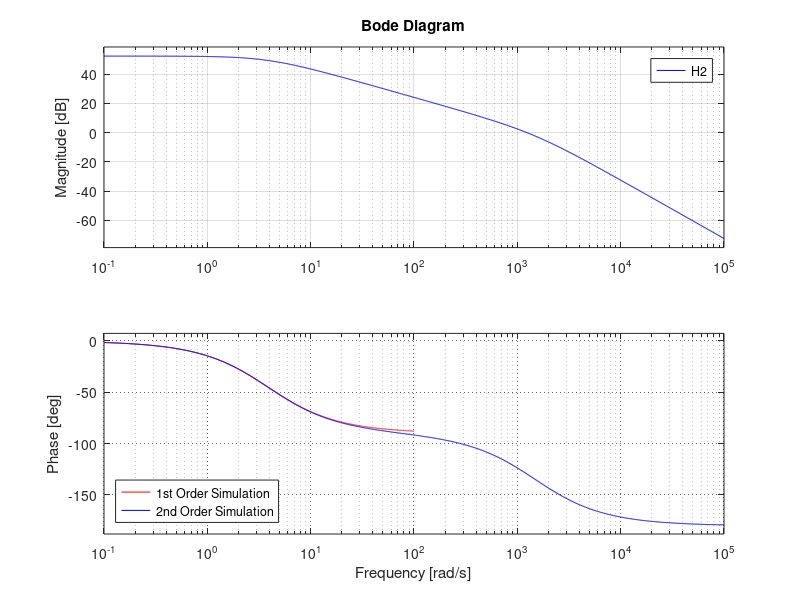
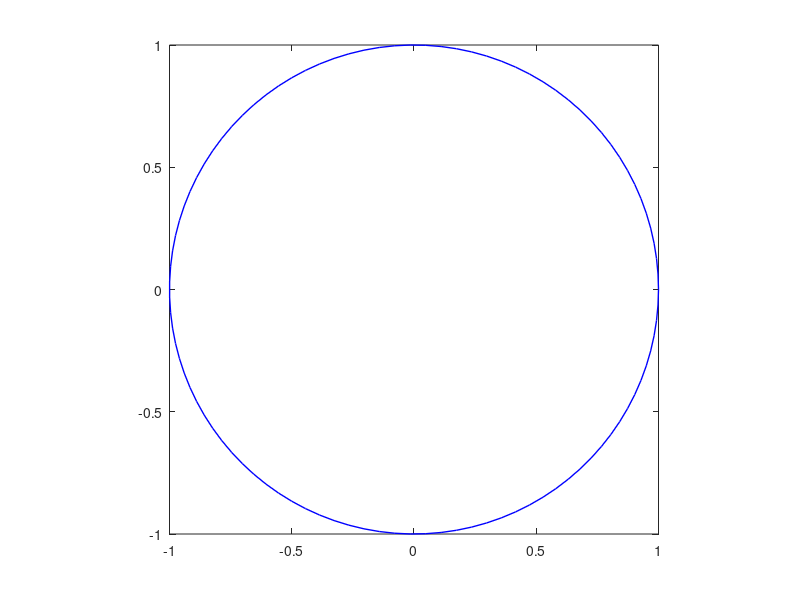

Write the MATLAB code that produced these figures, in order. (Note: this script raises an error after producing the figures.)
close all;
clear all;
clear home;
clc;

s=tf('s');

R = 0.178;      %The motor's internal resistance
L = 119.26e-6;  %The motor's inductance
ke = 1.89e-3;   %the electromotive constant
kt = 0.0016;   %The motor constant
rt = 0.166/(2*pi);
N = 187/4773;
J = 5.5980e-06;
B = 4.7088e-6;

K = kt / (R * B + kt * ke );

tau = (R * J )/ (R * B + kt * ke );

num1 = K;
den1 = tau * s + 1;

H1 = num1/den1

num2 = kt;
den2 = L * J * s^2 + ( R * J + L * B ) * s + R * B + kt * ke;

H2 = num2/den2

bode(H1, 'r')

hold

bode(H2, 'b')

%margin(H1)
%margin(H2)

%adding legend
legend('1st Order Simulation', '2nd Order Simulation', 'Location', 'southwest' )



grid on
set(gca,'GridLineStyle',':', 'GridColor', 'k', 'GridAlpha', .6)



%Title and axis labels added
%%%%title('Bode Plot of 1^{st} and 2^{nd} Order Models')
%xlabel('Time [s]')
%ylabel('Velocity [m \cdot s^{-1}]')

% figure;
% 
% H3 = tf([ K ], [ tau  1 ])
% H4 = tf([kt], [L*J  R*J+L*B  R*B+kt*ke])
% pzplot(H3, H4)
% 
% figure;
% nyquist(H3, H4)
% 
% figure;
% [z,p,k] = tf2zp([kt], [L*J  R*J+L*B  R*B+kt*ke]);
% zplaneplot(z,p,{'s','+'});

 p1 = pole(H1)
 p2 = pole(H2)
 figure;
 %Plotting the unit circle
 theta=linspace( 0, 2*pi ,100 );
 rho=linspace( 1, 1, 100 );
 [x,y] = pol2cart(theta,rho);
 plot(x,y, 'LineWidth', 1, 'Color', [ 0 0 1 ])
 axis square
 
hold on;
 
plot(p1,0, '*', 'Color', '[ 1 0 0 ]')
 
 
 plot(p2(1,:), 0, 'o', 'Color', '[ 0 0 1 ]')
 
 
 plot(p2(2,:), 0, 'x', 'Color', '[ 0 .5 0 ]')
 
 xlim([-1.5e3 1])
 ylim([-.75e3 .75e3])
 axis square
 
 grid on
 set(gca,'GridLineStyle',':', 'GridColor', 'k', 'GridAlpha', .6)
